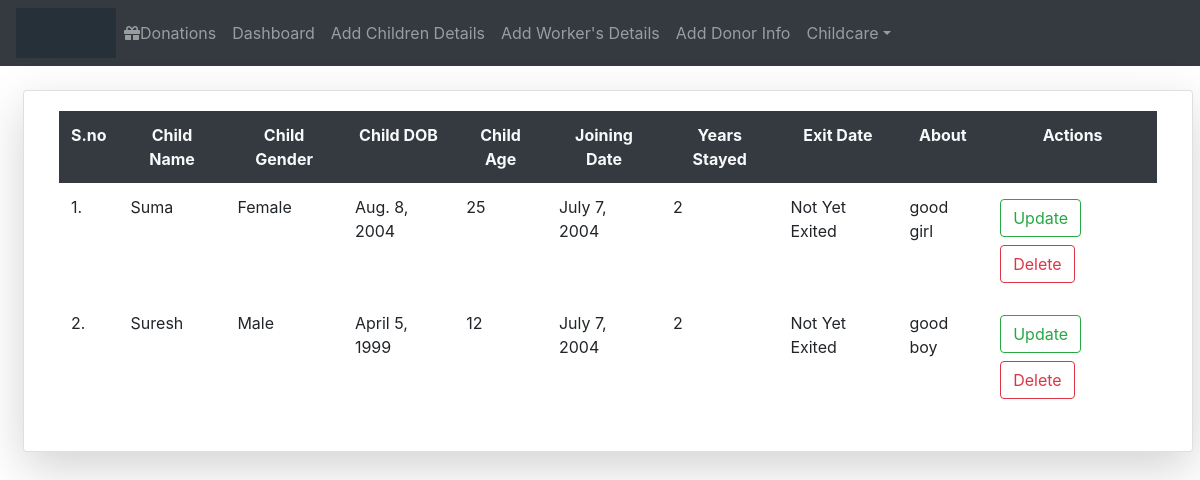
/chtab/ (signed in), run on an earlier commit of the app's database.
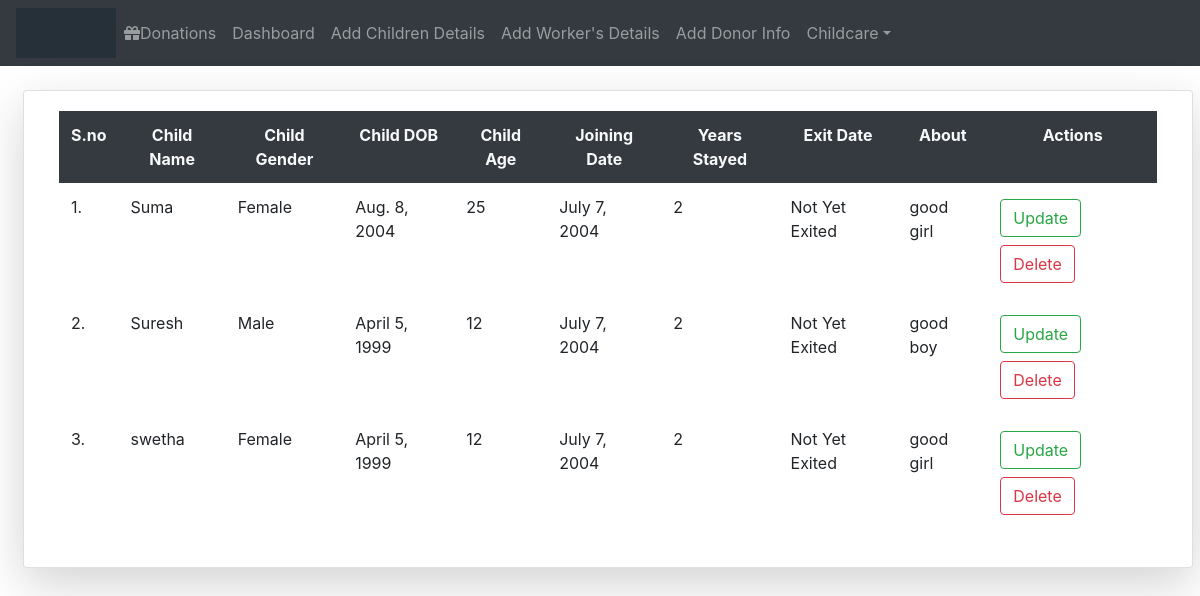
And on a later commit of the database.
### App/models.py (models this page shows)
class Child_details(models.Model):
	child_name = models.CharField(max_length=50)
	c=[('Female','Female'),('Male','Male'),('Select','Select Your Gender')]
	child_gen=models.CharField(max_length=10,choices=c,default='Select')
	child_dob=models.DateField(null=True)
	child_age = models.CharField(max_length=10)
	joining_date = models.DateField(null=True)
	yrs_stayed = models.CharField(max_length=30)
	exit_date = models.CharField(max_length=50,default="Not Yet Exited")
	chimg= models.ImageField(upload_to='Children_profiles/',default="profile.png")
	about = models.CharField(max_length=500)
	ch = models.ForeignKey(User,on_delete=models.CASCADE)

### App/views.py (the view)
# urls.py: path('chtab/',views.childtable,name="ct"),
def childtable(request):
	h = Child_details.objects.filter(ch_id=request.user.id)
	return render(request,'html/childtable.html',{'h':h})

### App/templates/html/childtable.html (shortened to what this page needs)
{% extends 'html/base.html' %}
{% block content %}
<div class="container-fluid mt-4">
<div class="card col-md mt-2 mx-2 shadow-lg">
			<div class="card-body">
				<table class="table table-borderless table-center">
					<tr class="bg-dark text-light text-center">
						<th>S.no</th>
						<th>Child Name</th>
						<th>Child Gender</th>
						<th>Child DOB</th>
						<th>Child Age</th>
						<th>Joining Date</th>
						<th>Years Stayed</th>
						<th>Exit Date</th>
						<th>About</th>
						<th>Actions</th>
					</tr>
            		{% for i in h %}
            		<tr>
            			<td>{{forloop.counter}}.</td>
            			<td>{{i.child_name}}</td>
            			<td>{{i.child_gen}}</td>
            			<td>{{i.child_dob}}</td>
            			<td>{{i.child_age}}</td>
            			<td>{{i.joining_date}}</td>
            			<td>{{i.yrs_stayed}}</td>
            			<td>{{i.exit_date}}</td>
            			<td>{{i.about}}</td>
            			<td colspan="3">
            				<a href="{% url 'chupd' i.id %}" class="btn btn-outline-success my-1 text-success">Update</a>
            				<a href="{% url 'chdel' i.id %}" class="btn btn-outline-danger my-1 text-danger">Delete</a>
            			</td>
            		</tr>
            		{% endfor %}
            	</table>
			</div>
		</div>
</div>
{% endblock %}

What changed in the data, as far as the page shows it:
added Child_details: child_name "swetha", child_gen "Female", child_dob "April 5, 1999", child_age "12", joining_date "July 7, 2004", yrs_stayed "2", exit_date "Not Yet Exited", about "good girl"
